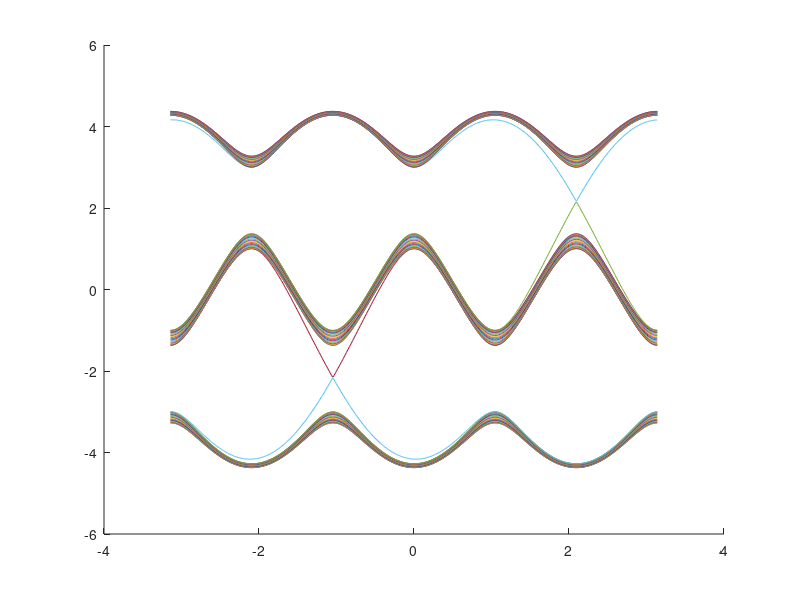

Here is the MATLAB script that generated this plot:
%% Generate Eignevalue's graph
clc 
clear all

% define paramters
N = 60;

lambda = 0;

t = 2;
E0 = 0;
f = 1/3;
a = 1;
n = 1:N;

scale = 1
x = [-pi/scale:0.01:pi/scale];
step = length(x);
res=zeros(N,step);
c = 1;

for k = -pi/scale:0.01:pi/scale
    r = E0 - 2*t*cos(2*pi*f*n + k*a*scale);
    M = diag(r);
    for i = 2:N
        M(i, i - 1) = 1;
        M(i - 1, i) = 1;
    end 
    M(N, 1) = lambda;
    M(1, N) = lambda;
    
    [V, D] = eig(M);
    d = diag(D);
    res(:, c) = d;
    
    c = c + 1;
end

figure 
for i =1:N
    hold on;
    plot(x, res(i,:))
end
